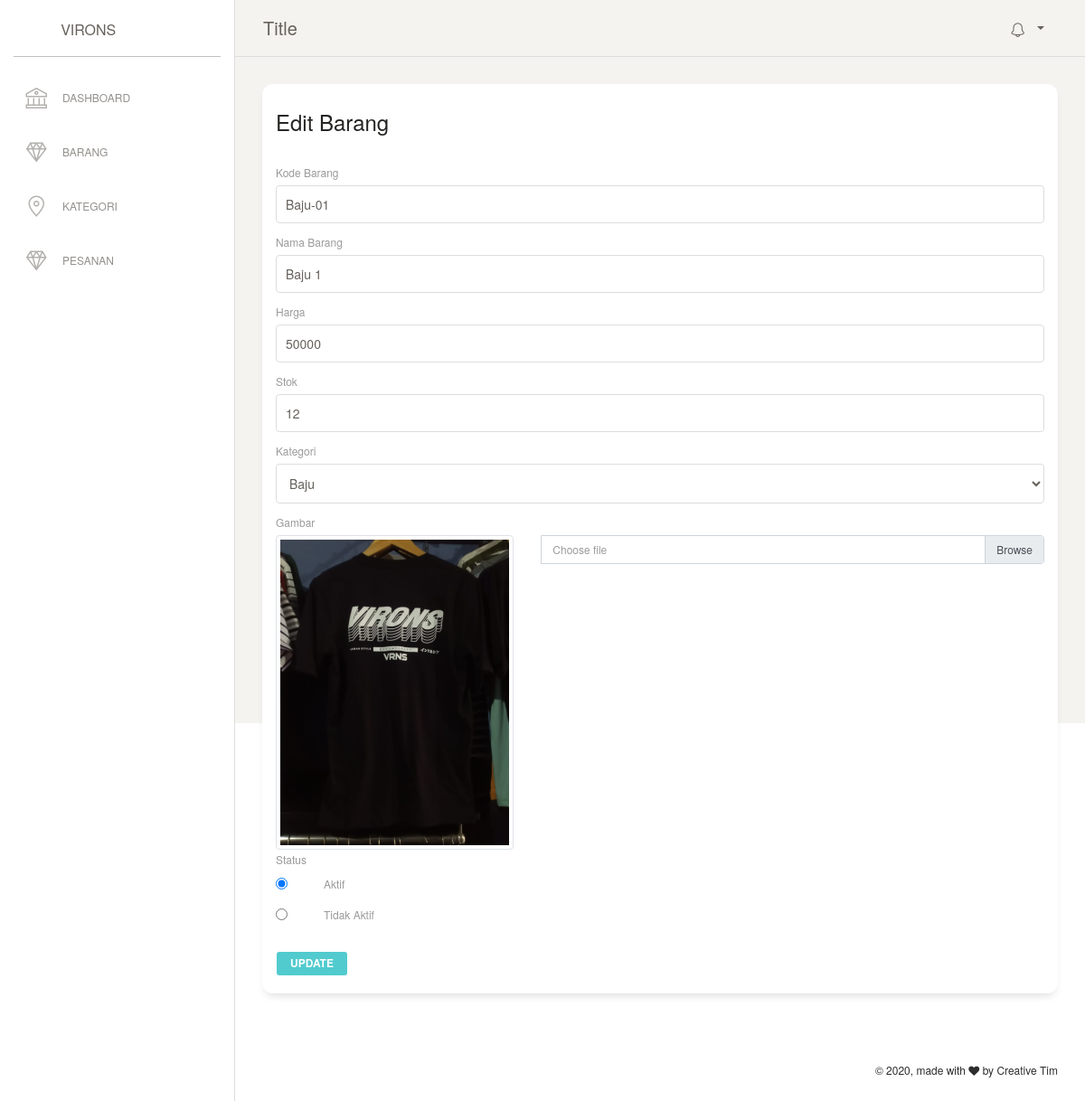
Page /admin/barang/edit.php?id_barang=214 (signed in) on the committed database.
### tables this page shows
CREATE TABLE `barang` (
  `id_barang` int(11) NOT NULL,
  `id_kategori` int(12) NOT NULL,
  `kode_barang` varchar(128) NOT NULL,
  `nama_barang` varchar(256) NOT NULL,
  `harga` int(11) NOT NULL,
  `stok` int(11) NOT NULL,
  `gambar` varchar(128) NOT NULL,
  `aktif` tinyint(1) NOT NULL DEFAULT 1
);

### admin/barang/edit.php (the view, shortened to what this page needs)
 <?php
    require '../../functions/db.php';
    $id_barang = $_GET['id_barang'];
    $query_kategori = mysqli_query($koneksi, "SELECT * FROM kategori WHERE aktif = 1 ORDER BY kategori ASC");
    $query_barang = mysqli_query($koneksi, "SELECT * FROM barang WHERE id_barang = $id_barang");
    $row = mysqli_fetch_assoc($query_barang);
  ?>
<div class="content">
      <div class="row">
        <div class="col-md-12">
          <div class="card">
            <div class="card-header">
              <h4 class="card-title">Edit Barang</h4>
            </div>
            <div class="card-body">
              <form action="" method="POST" enctype="multipart/form-data">
                <div class="form-group">
                  <label>Kode Barang</label>
                  <input type="text" name="kode_barang" class="form-control" value="<?php echo $row['kode_barang']; ?>">
                </div>
                <div class="form-group">
                  <label>Nama Barang</label>
                  <input type="text" name="nama_barang" class="form-control" value="<?php echo $row['nama_barang']; ?>">
                </div>
                <div class="form-group">
                  <label>Harga</label>
                  <input type="text" name="harga" class="form-control" value="<?php echo $row['harga']; ?>">
                </div>
                <div class="form-group">
                  <label>Stok</label>
                  <input type="text" name="stok" class="form-control" value="<?php echo $row['stok']; ?>">
                </div>
                <div class="form-group">
                  <label>Kategori</label>
                  <select name="id_kategori" class="form-control">
                    <?php while($row_kategori = mysqli_fetch_assoc($query_kategori)) : ?>
                      <?php if($row_kategori['id_kategori'] == $row['id_kategori']) : ?>
                        <option value="<?php echo $row_kategori['id_kategori']; ?>" selected><?php echo $row_kategori['kategori']; ?></option>
                      <?php else : ?>
                        <option value="<?php echo $row_kategori['id_kategori']; ?>"><?php echo $row_kategori['kategori']; ?></option>
                      <?php endif; ?>
                    <?php endwhile; ?>
                  </select>
                </div>
                <label>Gambar</label>
                <div class="row">
                    <div class="col-md-4">
                      <img src="../../image/barang/<?= $row['gambar']; ?>" class="img-thumbnail">
                    </div>
                    <div class="col-md-8">
                      <div class="input-group mb-3">
                        <div class="custom-file">
                          <label class="custom-file-label" for="inputGroupFile01">Choose file</label>
                        </div>
                      </div>
                    </div>
                </div>
                <div class="form-group">
                    <label>Status</label>  <br>
                    <div class="form-check form-check-inline">
                      <input class="form-check-input" type="radio" name="aktif" id="inlineRadio1" value="1" <?= ($row['aktif'] == '1') ? 'checked' : ''; ?>>
                      <label class="form-check-label" for="inlineRadio1" >Aktif</label>
                    </div>
                    <br>
                    <div class="form-check form-check-inline">
                      <input class="form-check-input" type="radio" name="aktif" id="inlineRadio2" value="0" <?= ($row['aktif'] == '0') ? 'checked' : ''; ?>>
                      <label class="form-check-label" for="inlineRadio2">Tidak Aktif</label>
                    </div>
                </div>
                <button type="submit" name="submit" class="btn btn-primary btn-fill btn-sm">Update</button>
              </form>
            </div>
          </div>
        </div>
      </div>
    </div>
 <?php require_once "../templates/footer.php"; ?>

### rows in the picture
barang: kode_barang "Baju-01", nama_barang "Baju 1", harga "50000", stok "12", gambar (picture), aktif "☑ Aktif", aktif "☐ Tidak Aktif"

### other values in the picture
form field id_kategori "Baju"
